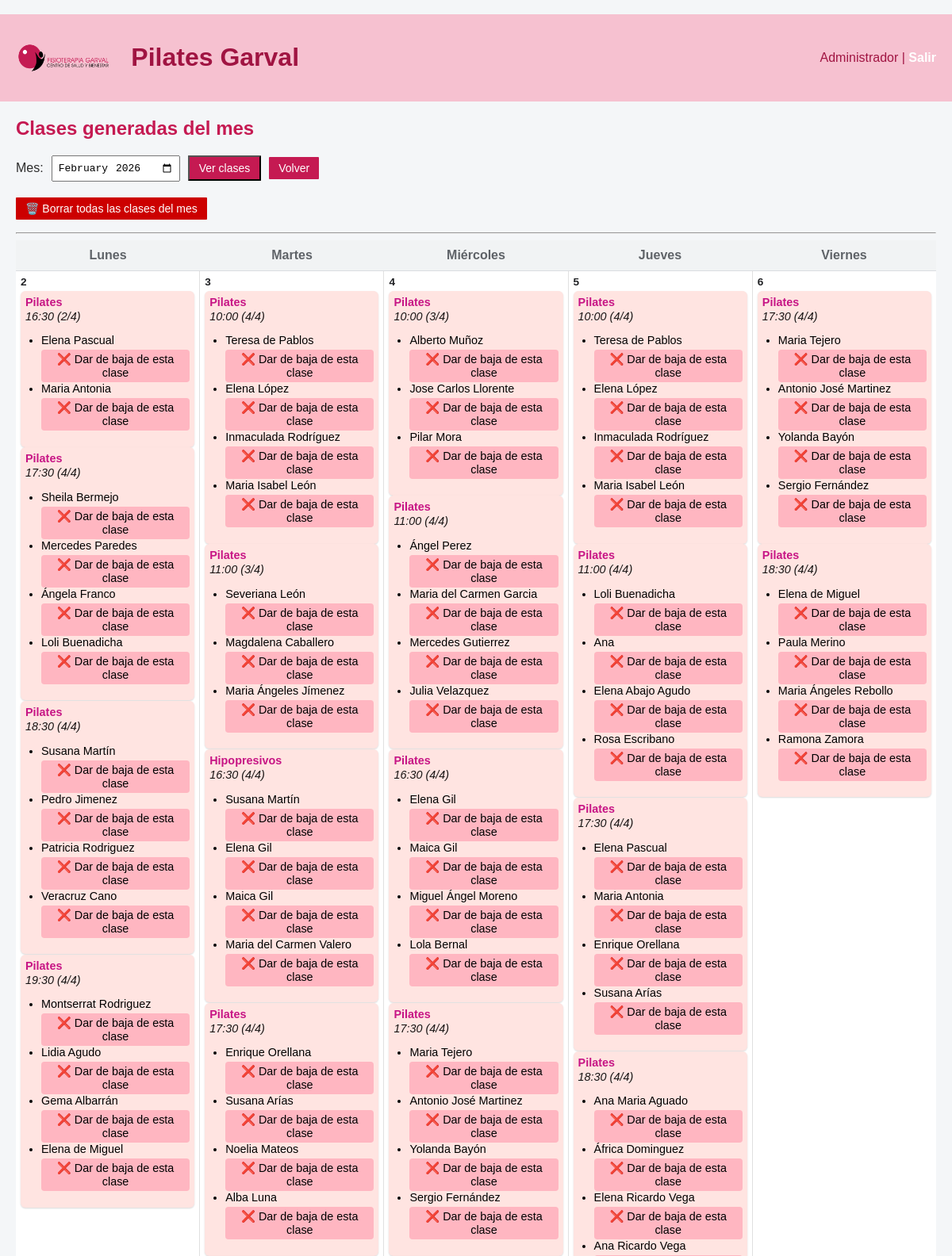
The app's page /admin/clases_mes (signed in, upper part) with its own data.
### tables this page shows
CREATE TABLE configuracion (
    id INTEGER PRIMARY KEY CHECK (id = 1),
    year INTEGER NOT NULL,
    month INTEGER NOT NULL
);

CREATE TABLE "clases" (
	"id"	INTEGER,
	"fecha"	TEXT,
	"hora"	TEXT,
	"capacidad"	INTEGER,
	"clase_base_id"	INTEGER,
	"dia_semana"	INTEGER, es_festivo INTEGER DEFAULT 0, motivo_festivo TEXT, descripcion TEXT,
	PRIMARY KEY("id" AUTOINCREMENT)
);

CREATE TABLE "usuarios" (
	"id"	INTEGER,
	"nombre"	TEXT,
	"email"	TEXT,
	"rol"	TEXT,
	"clases_semana"	INTEGER,
	"password"	TEXT,
	"desactivo"	INTEGER,
	PRIMARY KEY("id" AUTOINCREMENT)
);

### app.py (the view)
@app.route("/admin/clases_mes")
@login_required
@role_required("admin")
def admin_clases_mes():
    if "rol" not in session or session["rol"] != "admin":
        abort(403)
    mes = request.args.get("mes")
    if mes:
        year, month = map(int, mes.split("-"))
    else:
        year, month = obtener_mes_activo()
    calendario, offset = obtener_calendario_mes(year, month)
    return render_template(
        "clases_mes.html",
        calendario=calendario,
        offset=offset,
        year=year,
        month=month
    )

### app.py (called while the page is built)
def obtener_mes_activo():
    conn = conectar()
    c = conn.cursor()
    fila = c.execute("""
        SELECT year, month
        FROM configuracion
        WHERE id = 1
    """).fetchone()
    conn.close()
    return fila[0], fila[1]

### auth.py (called while the page is built)
def login_required(f):
    @wraps(f)
    def wrapper(*args, **kwargs):
        if not session.get("user_id"):
            return redirect(url_for("login", next=request.path))
        return f(*args, **kwargs)
    return wrapper

def role_required(*roles):
    def deco(f):
        @wraps(f)
        def wrapper(*args, **kwargs):
            if not session.get("user_id"):
                return redirect(url_for("login", next=request.path))
            if session.get("rol") not in roles:
                abort(403)
            return f(*args, **kwargs)
        return wrapper
    return deco

### db.py (called while the page is built)
def conectar():
    conn = sqlite3.connect(DB_PATH)
    conn.row_factory = sqlite3.Row
    conn.create_collation("ES", _collate_es)
    return conn

### templates/clases_mes.html (shortened to what this page needs)
﻿{% extends "base.html" %}
{% block content %}
<h2>Clases generadas del mes</h2>
<form method="get" class="selector-mes">
    <label>Mes:</label>
    <input type="month"
           name="mes"
           value="{{ '%04d-%02d'|format(year, month) }}"
           required>
    <button type="submit">Ver clases</button>
    <a href="/pilates/admin" class="boton boton-secundario">Volver</a>
</form>
<form method="post"
      action="/pilates/admin/clases_mes/borrar"
      onsubmit="return confirm('⚠️ Esto eliminará TODAS las clases del mes. ¿Seguro?');">
    <button class="danger">
        🗑️ Borrar todas las clases del mes
    </button>
</form>
<hr>
    {% if calendario %}
<div class="calendar-header">
    <div>Lunes</div>
    <div>Martes</div>
    <div>Miércoles</div>
    <div>Jueves</div>
    <div>Viernes</div>
</div>
<div class="calendar">
    {% for dia in calendario %}
    {% if dia.weekday < 5 %}
    <div class="day
         {% if dia.clases|length>
        0 %}con-clases{% else %}sin-clases{% endif %}">
        <div class="day-header">
            <span class="day-number">{{ dia.dia_num }}</span>
        </div>
        <div class="events">
            {% for clase in dia.clases.values() %}
            <div class="event {% if clase.es_festivo %}festivo{% endif %}">
                <div class="event-title">
                    {{ clase.descripcion }}
                </div>
                <div class="event-time">
                    {{ clase.hora }}
                    ({{ clase.usuarios|length }}/{{ clase.capacidad }})
                </div>
                {% if clase.usuarios %}
                <ul class="usuarios">
                    {% for u in clase.usuarios %}
                    <li>{{ u.nombre }}</li>
                    {% if not clase.es_festivo %}
                    <form method="post"
                          action="/pilates/admin/clases_mes/quitar"
                          class="quitar-usuario-form">
                        <button type="submit"
                                class="btn-quitar"
                                title="Quitar a {{ u.nombre }} de esta clase"
                                onclick="return confirm('¿Quitar a {{ u.nombre }} de esta clase?')">
                            ❌ Dar de baja de esta clase
                        </button>
                    </form>
                    {% else %}
                    <span class="no-quitar" title="No se puede modificar un festivo"></span>
                    {% endif %}
                    {% endfor %}
                </ul>
                {% endif %}
            </div>
            {% endfor %}
        </div>
    </div>
    {% endif %}
    {% endfor %}
</div>
{% else %}
<p>No hay clases este mes.</p>
{% endif %}
{% endblock %}

### static/estilo.css (style rules this page uses)
.calendar-header div { padding: 10px; text-align: center; }
.calendar { display: grid; grid-template-columns: repeat(5, 1fr); grid-auto-rows: minmax(120px, auto); background: #e0e0e0; gap: 1px; }
.day { background: #ffffff; min-height: 140px; padding: 6px; display: flex; flex-direction: column; }
.day-header { display: flex; justify-content: space-between; align-items: center; font-size: 0.85rem; color: #5f6368; margin-bottom: 4px; }
.day-number { font-weight: 600; color: #202124; }
.events { display: flex; flex-direction: column; gap: 0.9px; }
.event { background: #FFE4E1; color: #000000; border-radius: 6px; padding: 6px; font-size: 0.9rem; box-shadow: 0 1px 2px rgba(0,0,0,0.15); }
.event-title { font-weight: 600; margin-bottom: 2px; color: #C71585; }
.event-time { font-size: 0.9rem; opacity: 0.9; color: #000000; font-style: italic; }
.event form button { margin-top: 4px; background: #FFB6C1; border: none; color: #000000; padding: 4px 6px; font-size: 0.9rem; border-radius: 4px; cursor: pointer; }
button.danger { background: #c00; color: white; padding: 6px 12px; border: none; cursor: pointer; }
.quitar-usuario-form { display: inline; }
.btn-quitar { background: transparent; border: none; cursor: pointer; font-size: 0.9rem; }
.selector-mes { display: flex; align-items: center; gap: 10px; margin-bottom: 20px; }
.selector-mes input[type="month"] { padding: 6px; font-size: 1em; }
:root { --primary: #c51a52; --primary-dark: #a01442; --primary-light: #f6c1d0; --bg: #f4f6f8; --text: #2c2c2c; }
body { font-family: Arial, sans-serif; margin: 0; background: var(--bg); color: var(--text); }
h2, h3 { color: var(--primary); margin-top: 0; }
a.boton, button { background: var(--primary); color: white; padding: 6px 12px; border-radius: 1px; text-decoration: none; font-size: 14px; display: inline-block; }
ul { padding-left: 20px; }
.boton-secundario { background: #ddd; color: #333; padding: 10px 14px; border-radius: 4px; text-decoration: none; text-align: center; }

### records on screen
configuracion: mes "2026-02"
clases: descripcion "Pilates", hora "16:30", usuarios|length "2", capacidad "4", nombre "Elena Pascual", nombre "Maria Antonia"
clases: descripcion "Pilates", hora "17:30", usuarios|length "4", capacidad "4", nombre "Sheila Bermejo", nombre "Mercedes Paredes", nombre "Ángela Franco", nombre "Loli Buenadicha"
clases: descripcion "Pilates", hora "18:30", usuarios|length "4", capacidad "4", nombre "Susana Martín", nombre "Pedro Jimenez", nombre "Patricia Rodriguez", nombre "Veracruz Cano"
clases: descripcion "Pilates", hora "19:30", usuarios|length "4", capacidad "4", nombre "Montserrat Rodriguez", nombre "Lidia Agudo", nombre "Gema Albarrán", nombre "Elena de Miguel"
clases: descripcion "Pilates", hora "10:00", usuarios|length "4", capacidad "4", nombre "Teresa de Pablos", nombre "Elena López", nombre "Inmaculada Rodríguez", nombre "Maria Isabel León"
clases: descripcion "Pilates", hora "11:00", usuarios|length "3", capacidad "4", nombre "Severiana León", nombre "Magdalena Caballero", nombre "Maria Ángeles Jímenez"
clases: descripcion "Hipopresivos", hora "16:30", usuarios|length "4", capacidad "4", nombre "Susana Martín", nombre "Elena Gil", nombre "Maica Gil", nombre "Maria del Carmen Valero"
clases: descripcion "Pilates", hora "17:30", usuarios|length "4", capacidad "4", nombre "Enrique Orellana", nombre "Susana Arías", nombre "Noelia Mateos", nombre "Alba Luna"
clases: descripcion "Pilates", hora "10:00", usuarios|length "3", capacidad "4", nombre "Alberto Muñoz", nombre "Jose Carlos Llorente", nombre "Pilar Mora"
clases: descripcion "Pilates", hora "11:00", usuarios|length "4", capacidad "4", nombre "Ángel Perez", nombre "Maria del Carmen Garcia", nombre "Mercedes Gutierrez", nombre "Julia Velazquez"
clases: descripcion "Pilates", hora "16:30", usuarios|length "4", capacidad "4", nombre "Elena Gil", nombre "Maica Gil", nombre "Miguel Ángel Moreno", nombre "Lola Bernal"
clases: descripcion "Pilates", hora "17:30", usuarios|length "4", capacidad "4", nombre "Maria Tejero", nombre "Antonio José Martinez", nombre "Yolanda Bayón", nombre "Sergio Fernández"
clases: descripcion "Pilates", hora "10:00", usuarios|length "4", capacidad "4", nombre "Teresa de Pablos", nombre "Elena López", nombre "Inmaculada Rodríguez", nombre "Maria Isabel León"
clases: descripcion "Pilates", hora "11:00", usuarios|length "4", capacidad "4", nombre "Loli Buenadicha", nombre "Ana", nombre "Elena Abajo Agudo", nombre "Rosa Escribano"
clases: descripcion "Pilates", hora "17:30", usuarios|length "4", capacidad "4", nombre "Elena Pascual", nombre "Maria Antonia", nombre "Enrique Orellana", nombre "Susana Arías"
clases: descripcion "Pilates", hora "18:30", usuarios|length "4", capacidad "4", nombre "Ana Maria Aguado", nombre "África Dominguez", nombre "Elena Ricardo Vega", nombre "Ana Ricardo Vega"
clases: descripcion "Pilates", hora "17:30", usuarios|length "4", capacidad "4", nombre "Maria Tejero", nombre "Antonio José Martinez", nombre "Yolanda Bayón", nombre "Sergio Fernández"
clases: descripcion "Pilates", hora "18:30", usuarios|length "4", capacidad "4", nombre "Elena de Miguel", nombre "Paula Merino", nombre "Maria Ángeles Rebollo", nombre "Ramona Zamora"

### other values on screen
{{ session.nombre }} "Administrador"
{{ dia.dia_num }} "2" "3" "4" "5" "6"
